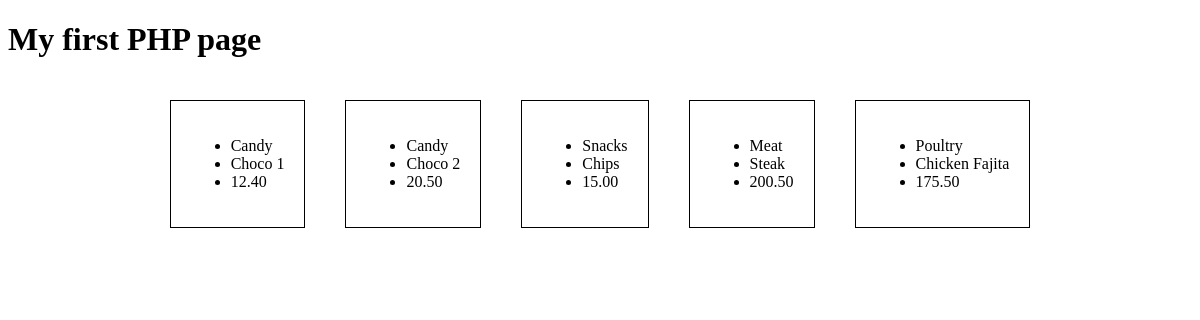
Screenshot of /app/admin/index.php with the database file from the repository.
### tables this page shows
CREATE TABLE PRODUCT (
  `ID` int NOT NULL AUTO_INCREMENT primary key,
  `Category` varchar(45) DEFAULT NULL,
  `NAME` varchar(150) DEFAULT NULL,
  `Price` DECIMAL(10,2) NOT NULL,
  `Photo` varchar(250) DEFAULT NULL
);

### app/admin/index.php (the view, shortened to what this page needs)
<!DOCTYPE html>
<html>
<head>
	<link rel="stylesheet" href="../style.css">
</head>
<body>
<?php include '../connect.php';
echo "<h1>My first PHP page</h1>";
$sql="SELECT * FROM PRODUCT";
$ret = mysqli_query ($conn, $sql);
if(mysqli_num_rows($ret) > 0)
{
    echo "<div class='container'>";
	while($row=mysqli_fetch_assoc($ret))
	{
		echo "<div class='card'> <ul>";
		echo "<li>". $row['Category']."</li>";
		echo "<li>". $row['NAME']."</li>";
		echo "<li>". $row['Price']."</li>";
		echo "</ul></div>";
	}
    echo "</div>";
}
else echo "0 results found";
?>
</body>
</html>

### app/style.css (style rules this page uses)
.container { display: flex; flex-wrap: wrap; justify-content: center; }
.card { border-style: solid; border-width: 1px; margin: 20px; padding: 20px; }

### rows the page displays
product: Category "Candy", NAME "Choco 1", Price "12.40"
product: Category "Candy", NAME "Choco 2", Price "20.50"
product: Category "Snacks", NAME "Chips", Price "15.00"
product: Category "Meat", NAME "Steak", Price "200.50"
product: Category "Poultry", NAME "Chicken Fajita", Price "175.50"
